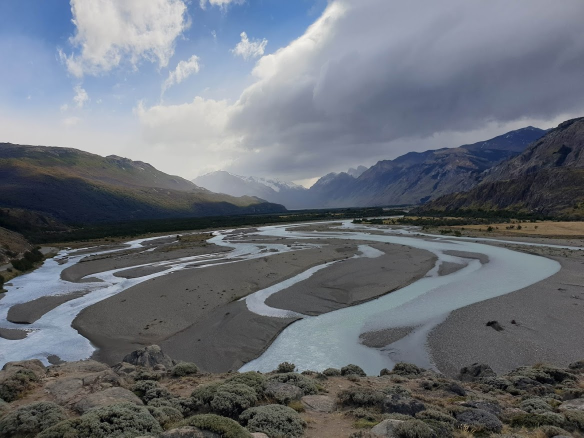
#> input picture ColorTransferBetweenImages/1.jpg, 1167 x 875 px (shown at 1/2 size)
$ python ColorTransfer.py
#> lines starting #> are read from the running program, lines starting #| are printed output that depends on the picture
import numpy as np
import argparse
import cv2
import tkinter
import tkinter.filedialog
import os


def main():
    ### built by the algorithm from https://www.cs.tau.ac.il/~turkel/imagepapers/ColorTransfer.pdf
    '''
    ap = argparse.ArgumentParser()
    ap.add_argument("-s", "--source", help="path to the colors")
    ap.add_argument("-t", "--target", help="path to the targets")
    args = vars(ap.parse_args())

    source=cv2.imread(args['source'])
    target=cv2.imread(args['target'])
    '''

    source = cv2.imread('1.jpg', cv2.IMREAD_COLOR)
#> source is the input picture: shape (875, 1167, 3); mean B, G, R 118.9, 110.9, 105.7
    target = cv2.imread('8.jpg', cv2.IMREAD_COLOR)
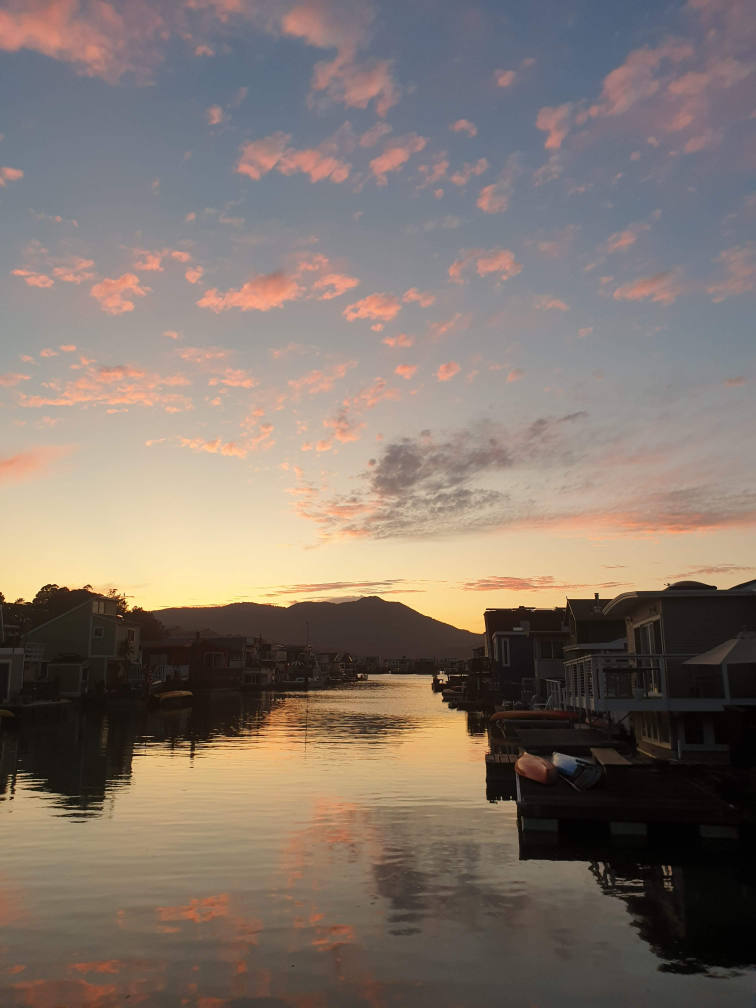
#> input picture ColorTransferBetweenImages/8.jpg, 3024 x 4032 px (shown at 1/4 size)
#> target is the input picture: shape (4032, 3024, 3); mean B, G, R 107.9, 116.9, 129.8


    #target = cv2.resize(target, (1000, 800))
    source = cv2.cvtColor(source, cv2.COLOR_BGR2LAB).astype('float32')
    target = cv2.cvtColor(target, cv2.COLOR_BGR2LAB).astype('float32')
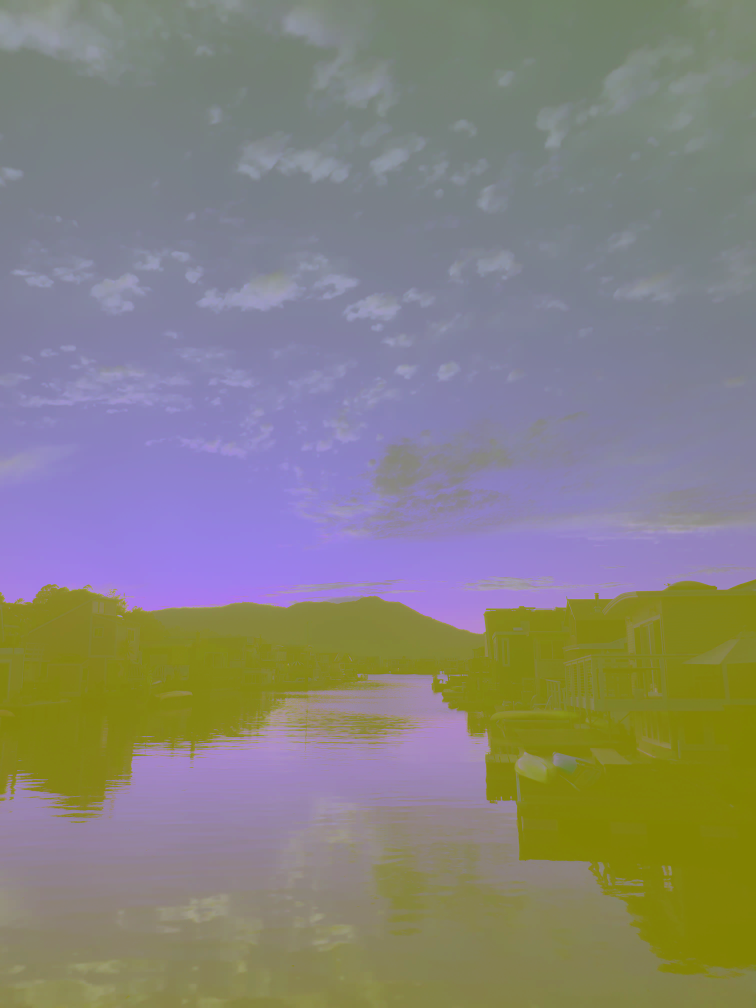
#> target: shape (4032, 3024, 3) float32 (shown at 1/4 size); mean B, G, R 124.6, 128.8, 128.3
    l_s, a_s, b_s = cv2.split(source)
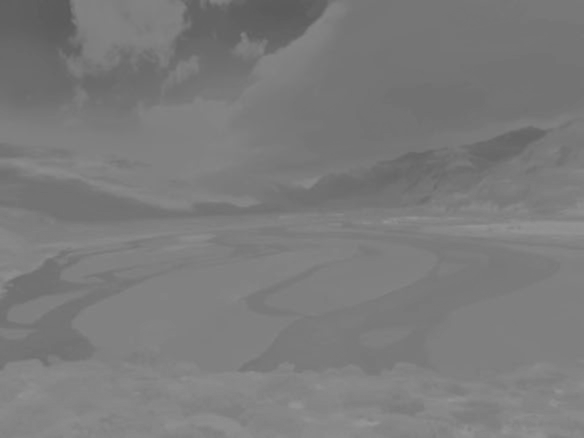
#> b_s: shape (875, 1167) float32 (shown at 1/2 size); min 89, max 153, mean 123.2
    l_t, a_t, b_t = cv2.split(target)
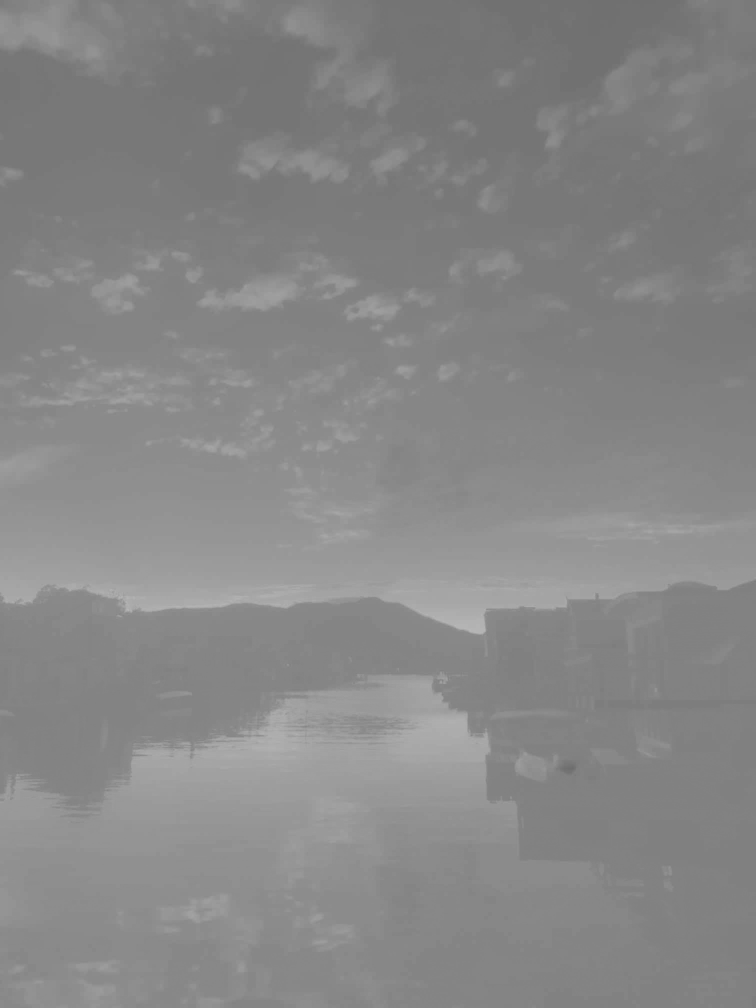
#> b_t: shape (4032, 3024) float32 (shown at 1/4 size); min 108, max 187, mean 134.6

    # 10 in the paper
    l = l_t - l_t.mean()
    a = a_t - a_t.mean()
    b = b_t - b_t.mean()
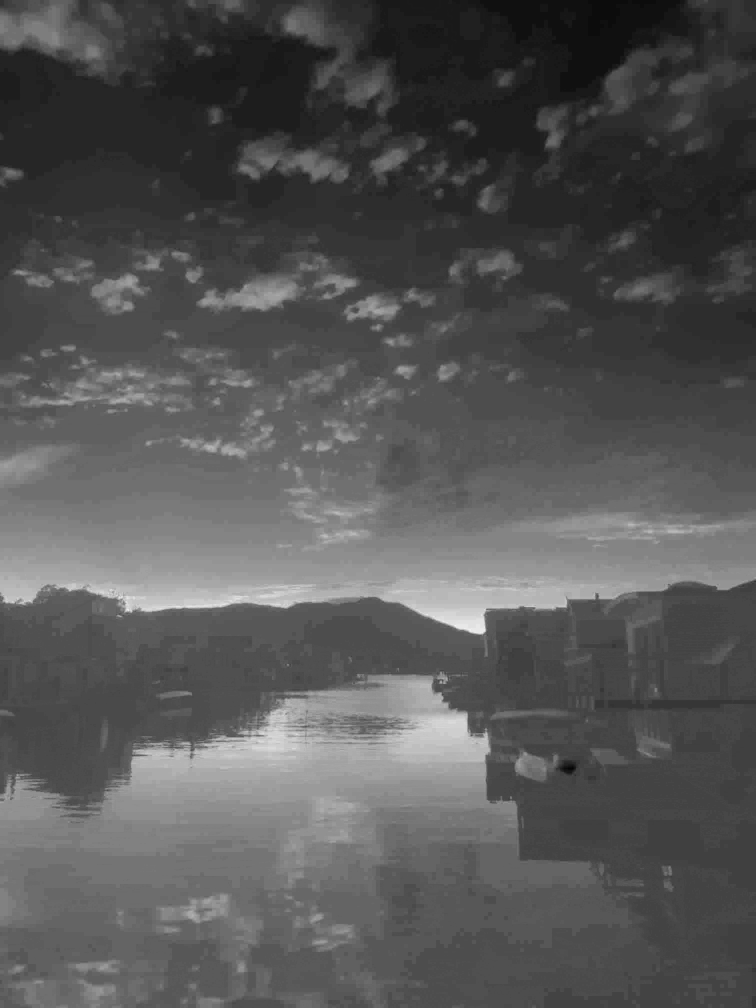
#> b: shape (4032, 3024) float32 (shown at 1/4 size); min -26.59, max 52.41, mean 0; drawn with min black and max white
    # 11 in the paper
    l = l_t.std() / l_s.std() * l
    a = a_t.std() / a_s.std() * a
    b = b_t.std() / b_s.std() * b

    # the source mean

    l = l + l_s.mean()
    a = a + a_s.mean()
    b = b + b_s.mean()

    # cliping the outof bounds pixels
    l = np.clip(l, 0, 255)
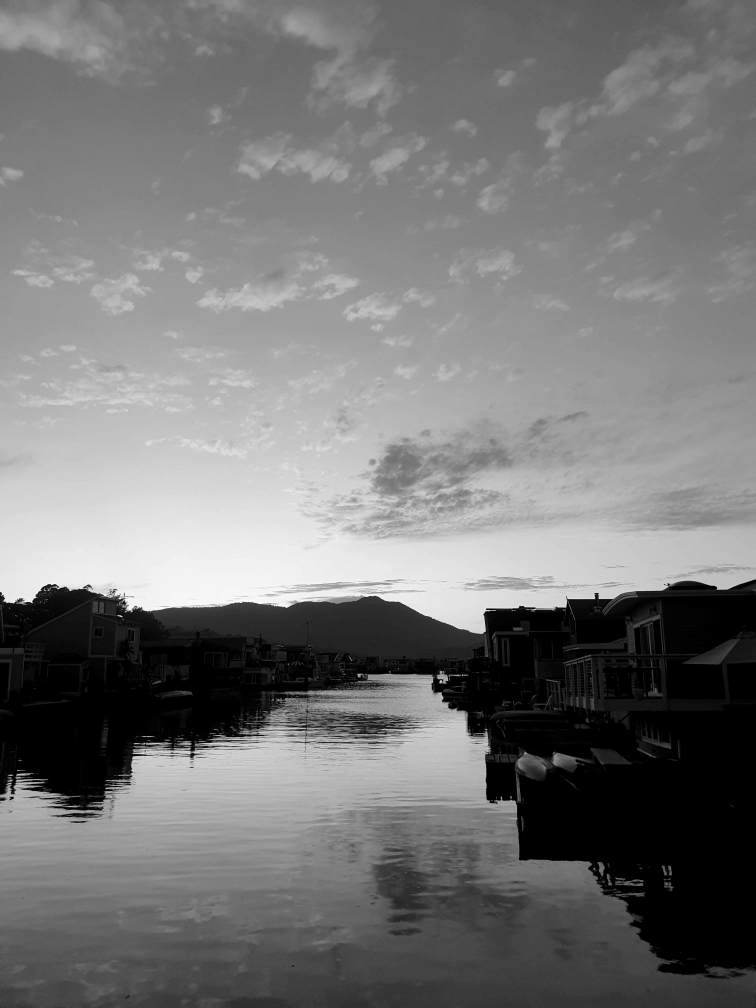
#> l: shape (4032, 3024) float32 (shown at 1/4 size); min 0, max 255, mean 118.3
    a = np.clip(a, 0, 255)
    b = np.clip(b, 0, 255)

    new_img = cv2.merge([l, a, b])
    new_img = cv2.cvtColor(new_img.astype('uint8'), cv2.COLOR_LAB2BGR)
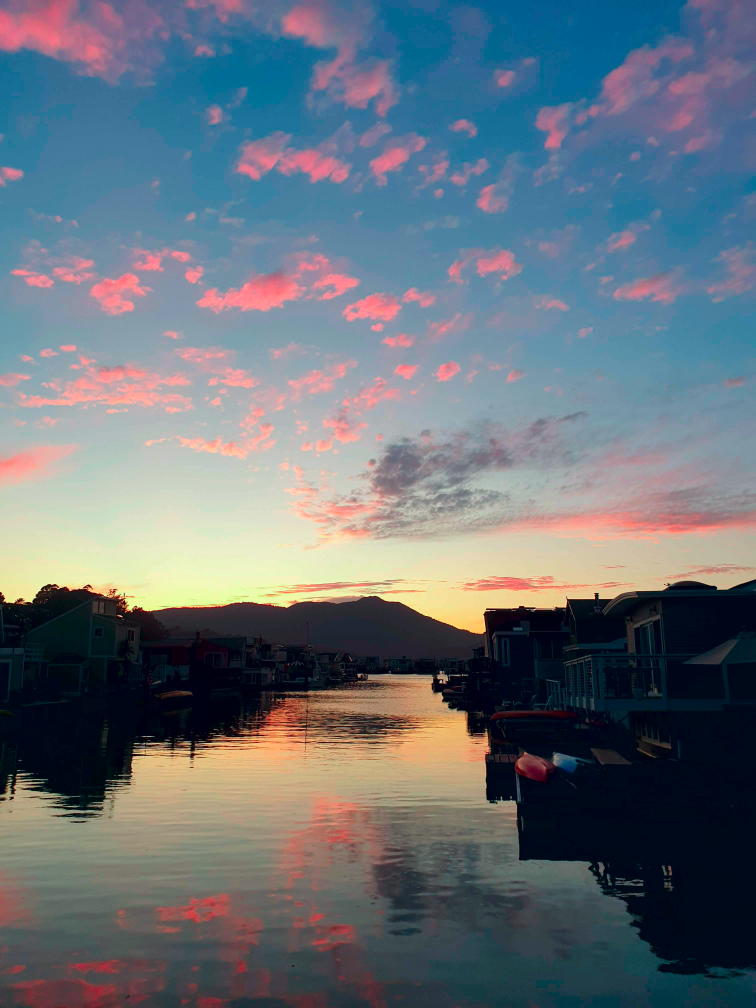
#> new_img: shape (4032, 3024, 3) (shown at 1/4 size); mean B, G, R 120.6, 112.6, 103

    cv2.imshow('new', new_img)

    cv2.imwrite('new.jpg', new_img)
    cv2.waitKey(0)


if __name__ == '__main__':
    main()
